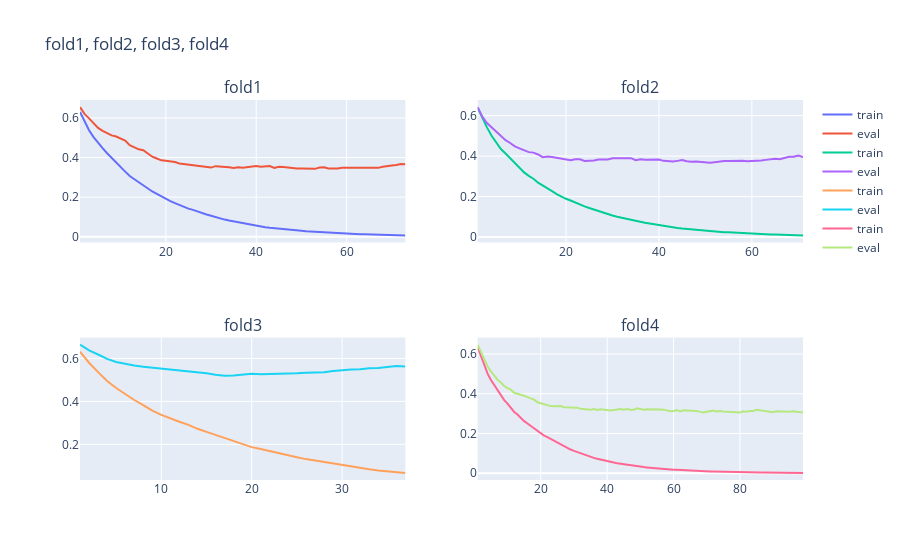

The cell this chart's notebook holds for it:
### Code cell
fig = make_subplots(rows = 2,cols = 2,
                    subplot_titles=("fold1", "fold2", "fold3", "fold4"))
tuples = [(1,1),(1,2),(2,1),(2,2)]
for i in range(len(evals_results)):
    train_log = evals_results[i]['train']['balanced_logloss'] 
    eval_log = evals_results[i]['valid']['balanced_logloss'] 
    x = np.arange(1,1+len(train_log))
    fig.add_trace(go.Scatter(x = x, y = train_log,mode = 'lines',name = 'train'),
                 row = tuples[i][0],col = tuples[i][1])
    fig.add_trace(go.Scatter(x = x, y = eval_log,mode = 'lines',name = 'eval'),
                 row = tuples[i][0],col = tuples[i][1])
fig.update_layout(
    title = "fold1, fold2, fold3, fold4"
)
